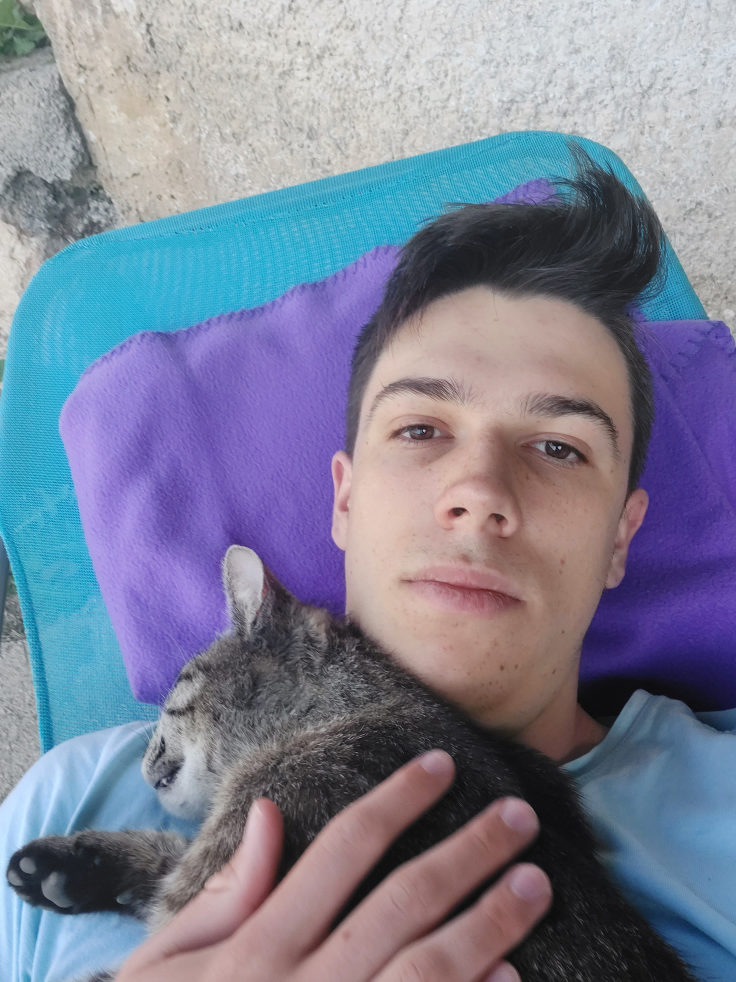
#> input picture benjo.jpg, 2208 x 2944 px (shown at 1/3 size)
$ python -i face_recognition.py   (imports and definitions only)   (older library calls are emulated)
#> lines starting #> are read from the running program, lines starting #| are printed output that depends on the picture
import os
import cv2
import joblib
import numpy as np

def lbp(slika):
    visina, sirina = slika.shape[:2]
    lbp_slika = np.zeros_like(slika, dtype=np.uint8)
    sosedi = [(-1, -1), (-1, 0), (-1, 1), (0, 1), (1, 1), (1, 0), (1, -1), (0, -1)]

    for i in range(1, visina - 1):
        for j in range(1, sirina - 1):
            srednji_pixel = slika[i, j]
            novi_srednji_pixel = 0
            for k in range(8):
                sosed_i = i + sosedi[k][0]
                sosed_j = j + sosedi[k][1]
                sosedni_pixel = slika[sosed_i, sosed_j]
                if sosedni_pixel >= srednji_pixel:
                    novi_srednji_pixel |= 1 << (7 - k)
            lbp_slika[i, j] = novi_srednji_pixel

    hist, _ = np.histogram(lbp_slika.ravel(), bins=np.arange(0, 256), range=(0, 255))
    hist = hist.astype("float")
    hist /= hist.sum()
    return hist

def hog(slika, vel_celice=8, vel_blok=2, razdelki=8):
    visina, sirina = slika.shape[:2]
    gx = cv2.Sobel(slika.astype(np.uint8), cv2.CV_64F, 1, 0, ksize=3).astype(np.float64)
    gy = cv2.Sobel(slika.astype(np.uint8), cv2.CV_64F, 0, 1, ksize=3).astype(np.float64)
    moci = np.sqrt(np.square(gx) + np.square(gy))
    koti = np.arctan2(gy, gx)

    st_blokov_x = visina // vel_celice // vel_blok
    st_blokov_y = sirina // vel_celice // vel_blok

    hog_znacilke = []
    for i in range(st_blokov_y):
        for j in range(st_blokov_x):
            i_zacetek = i * vel_celice * vel_blok
            i_konec = i_zacetek + vel_blok * vel_celice
            j_zacetek = j * vel_celice * vel_blok
            j_konec = j_zacetek + vel_blok * vel_celice

            blok_moci = moci[i_zacetek:i_konec, j_zacetek:j_konec]
            blok_koti = koti[i_zacetek:i_konec, j_zacetek:j_konec]

            hist, _ = np.histogram(blok_koti, bins=razdelki, range=(-np.pi, np.pi), weights=blok_moci)
            hist_norm = np.linalg.norm(hist)
            if hist_norm > 0.0:
                hist /= hist_norm
            else:
                hist = np.zeros_like(hist)
            hog_znacilke.extend(hist)
    return np.array(hog_znacilke)

def izlocanje_znacilk(slika):
    vektor_znacilk = []
    lbp_znacilke = lbp(slika)
    hog_znacilke = hog(slika)
    vektor_znacilk.append(np.concatenate((lbp_znacilke, hog_znacilke)))
    return vektor_znacilk

def face_recognition(pot_slike):
#> called with pot_slike = 'benjo.jpg'
    slika = cv2.imread(pot_slike)
#> slika is the input picture: shape (2944, 2208, 3); mean B, G, R 150.5, 130, 124.7
    if slika is not None:
        slika2 = cv2.cvtColor(slika, cv2.COLOR_BGR2GRAY)
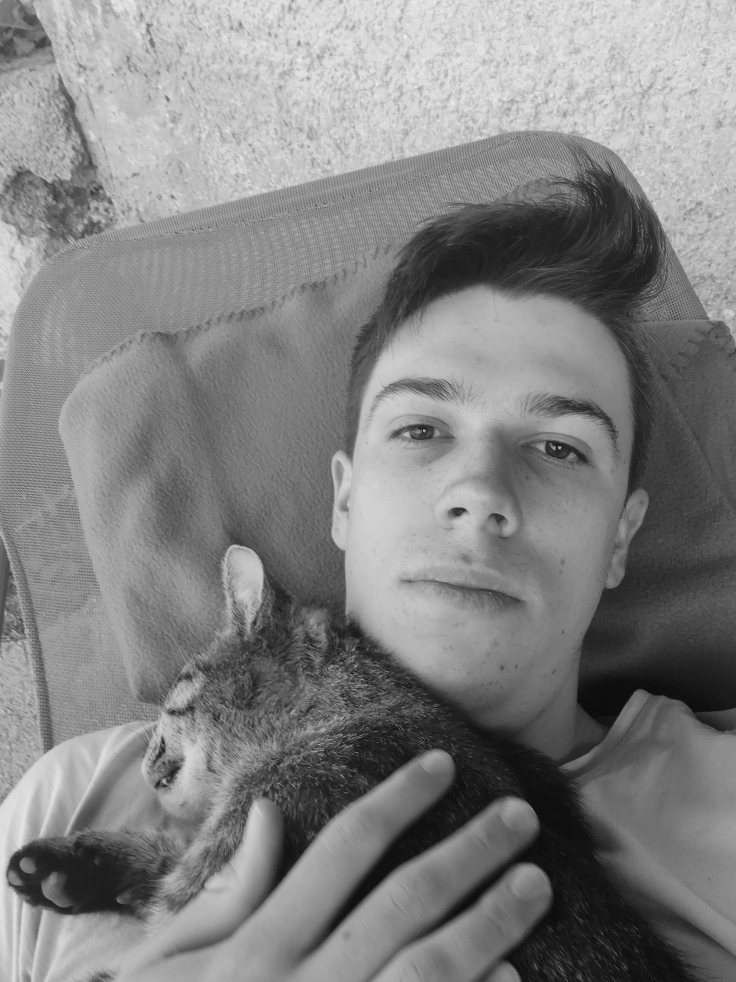
#> slika2: shape (2944, 2208) (shown at 1/3 size); min 1, max 245, mean 130.7
        slika2 = cv2.resize(slika2, (100, 100), interpolation = cv2.INTER_AREA)
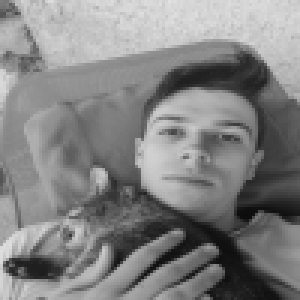
#> slika2: shape (100, 100) (shown 3 times larger); min 13, max 225, mean 130.7
        vektor_znacilk = izlocanje_znacilk(slika2)
#> after the loop in lbp, `for i in range(1, visina - 1):`:
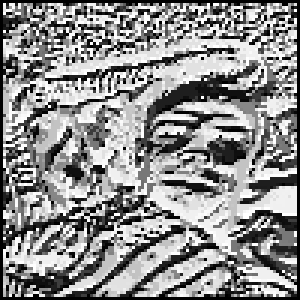
#> lbp_slika: shape (100, 100) (shown 3 times larger); min 0, max 255, mean 141.3
#> in lbp, `hist, _ = np.histogram(lbp_slika.ravel(), bins=np.arange(0, 256), rang..`: hist = 255 values, max 703 at index 0, min 0 at index 21, mean 39.22
#> in lbp, `hist /= hist.sum()`: hist = 255 values, max 0.0703 at index 0, min 0 at index 21, mean 0.00392
#> in izlocanje_znacilk, `lbp_znacilke = lbp(slika)`: lbp_znacilke has the same summary as hist in lbp
#> in hog, `gx = cv2.Sobel(slika.astype(np.uint8), cv2.CV_64F, 1, 0, ksize=3).asty..`:
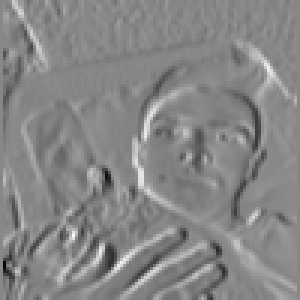
#> gx: shape (100, 100) float64 (shown 3 times larger); min -548, max 485, mean -2.6; drawn with min black and max white
#> in hog, `gy = cv2.Sobel(slika.astype(np.uint8), cv2.CV_64F, 0, 1, ksize=3).asty..`:
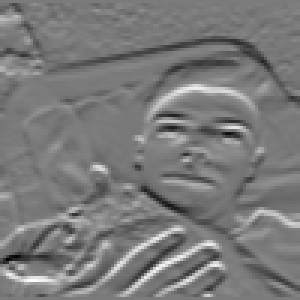
#> gy: shape (100, 100) float64 (shown 3 times larger); min -506, max 535, mean -6.9; drawn with min black and max white
#> in hog, `moci = np.sqrt(np.square(gx) + np.square(gy))`:
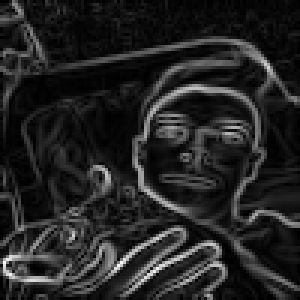
#> moci: shape (100, 100) float64 (shown 3 times larger); min 0, max 619.6, mean 88.5; drawn with min black and max white
#> in hog, `koti = np.arctan2(gy, gx)`:
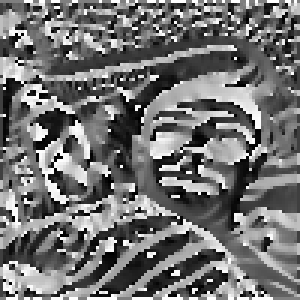
#> koti: shape (100, 100) float64 (shown 3 times larger); min -3.14, max 3.14, mean -0.315; drawn with min black and max white
#> after the loop in hog, `for i in range(st_blokov_y):`: hog_znacilke = 288 values, max 0.984 at index 65, min 8.87e-05 at index 75, mean 0.271
#> vektor_znacilk = 1 item
        razvrscanje = joblib.load('benjamin.pkl')
#> (reads benjamin.pkl from the repository)
        ugibane_znacilke = razvrscanje.predict(vektor_znacilk)
#> ugibane_znacilke = [1]
        return ugibane_znacilke
    else:
        return 2

>>> result = face_recognition('benjo.jpg')
#> result = [1]
